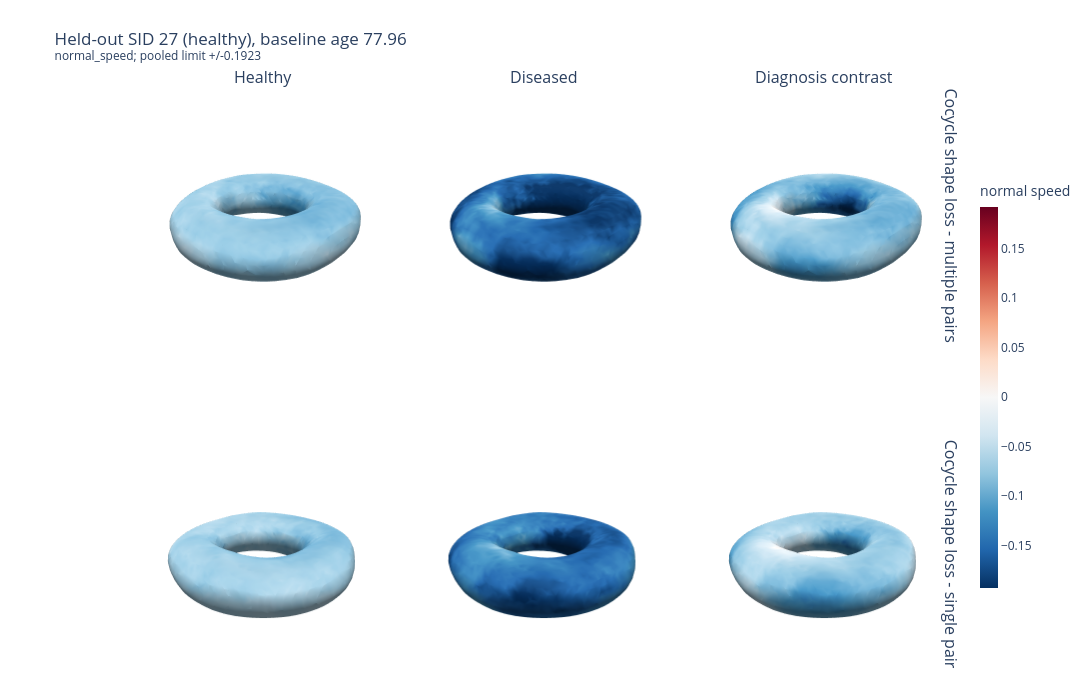
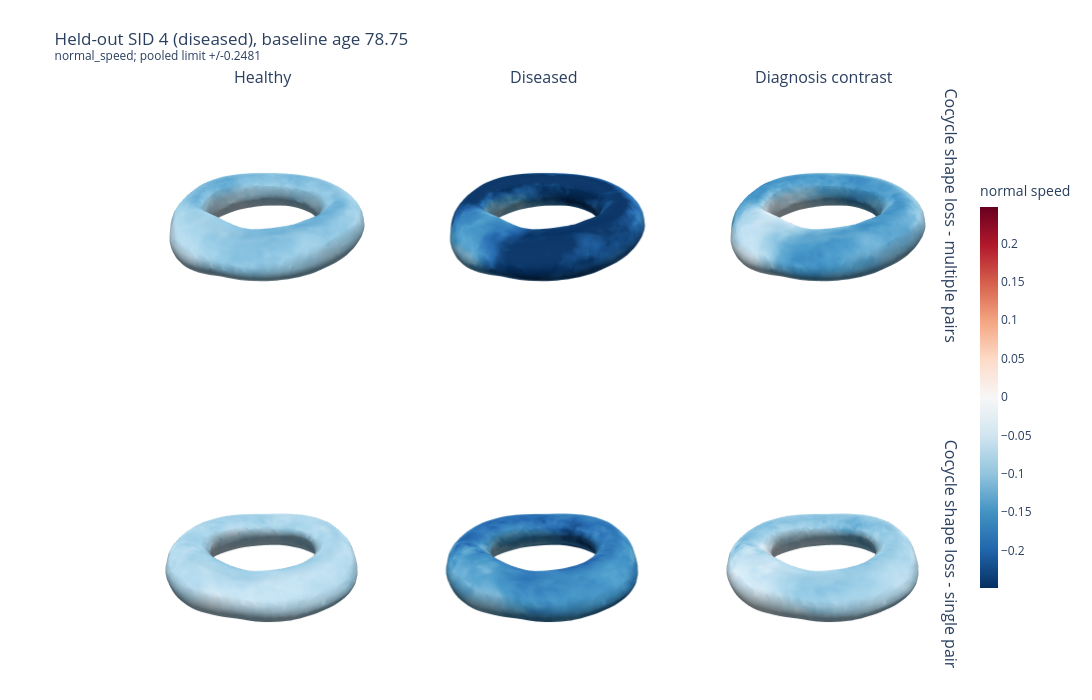

Write notebook code for charts like these, in order.
### Code cell
HELDOUT = {}
if RUN_HELDOUT_ANALYSIS:
    for sid in (HEALTHY_SID, DISEASED_SID):
        baseline = RECORDS[sid][0]
        HELDOUT[sid] = {}
        for model_name, model in MODELS.items():
            print("Fitting", model["label"], "| SID", sid)
            anchor, history = infer_test_anchor(model, baseline)
            geometry = surface_geometry(model["decoder"], anchor)
            motions = conditioned_motion(
                model, anchor, time_value=baseline["time"]
            )
            maps = {
                map_name: surface_motion_map(
                    model,
                    geometry,
                    anchor,
                    motions[map_name]["velocity"],
                    motions[map_name]["z_step"],
                )
                for map_name in MAP_NAMES
            }
            HELDOUT[sid][model_name] = {
                "baseline": baseline,
                "anchor": anchor,
                "loss_history": history,
                "geometry": geometry,
                "maps": maps,
            }


def heldout_surface_figure(sid, value_key="normal_speed"):
    arrays = [
        HELDOUT[sid][model_name]["maps"][map_name][value_key]
        for model_name in MODELS
        for map_name in MAP_NAMES
    ]
    limit = robust_symmetric_limit(arrays)
    baseline = HELDOUT[sid][next(iter(MODELS))]["baseline"]
    fig = make_subplots(
        rows=len(MODELS),
        cols=len(MAP_NAMES),
        specs=[[{"type": "scene"}] * len(MAP_NAMES) for _ in MODELS],
        row_titles=[MODELS[name]["label"] for name in MODELS],
        column_titles=["Healthy", "Diseased", "Diagnosis contrast"],
    )
    for row, model_name in enumerate(MODELS, start=1):
        item = HELDOUT[sid][model_name]
        for col, map_name in enumerate(MAP_NAMES, start=1):
            fig.add_trace(
                mesh_surface_trace(
                    item["geometry"]["mesh"],
                    item["maps"][map_name][value_key],
                    -limit,
                    limit,
                    show_colorbar=(row == 1 and col == len(MAP_NAMES)),
                    title=value_key.replace("_", " "),
                ),
                row=row,
                col=col,
            )
    for scene_name in [key for key in fig.layout if str(key).startswith("scene")]:
        fig.layout[scene_name].update(
            aspectmode="data",
            xaxis_visible=False,
            yaxis_visible=False,
            zaxis_visible=False,
            camera=dict(eye=dict(x=1.55, y=1.55, z=1.05)),
        )
    status = "diseased" if baseline["diagnosis"] else "healthy"
    fig.update_layout(
        title=(
            f"Held-out SID {sid} ({status}), baseline age {baseline['age']:.2f}"
            f"<br><sup>{value_key}; pooled limit +/-{limit:.4g}</sup>"
        ),
        width=1120,
        height=350 * len(MODELS),
        margin=dict(l=150, r=30, t=90, b=20),
    )
    return fig


if RUN_HELDOUT_ANALYSIS:
    heldout_surface_figure(HEALTHY_SID).show()
    heldout_surface_figure(DISEASED_SID).show()
else:
    print("Held-out fitting skipped.")

### Figure 1 — Plotly figure (JSON) as saved in the notebook; plotly's stock layout.template omitted (floating-point values rounded to 4 significant figures; data arrays with more than 128 entries replaced by an {"elided": "..."} marker saying what was removed)
{"data": [{"cmax": 0.1923, "cmin": -0.1923, "colorbar": {"len": 0.72, "thickness": 18, "title": {"text": "normal speed"}}, "colorscale": [[0, "rgb(5,48,97)"], [0.1, "rgb(33,102,172)"], [0.2, "rgb(67,147,195)"], [0.3, "rgb(146,197,222)"], [0.4, "rgb(209,229,240)"], [0.5, "rgb(247,247,247)"], [0.6, "rgb(253,219,199)"], [0.7, "rgb(244,165,130)"], [0.8, "rgb(214,96,77)"], [0.9, "rgb(178,24,43)"], [1, "rgb(103,0,31)"]], "flatshading": false, "hovertemplate": "value=%{intensity:.5g}<extra></extra>", "i": {"elided": "9924 int values"}, "intensity": {"elided": "4962 float values"}, "intensitymode": "vertex", "j": {"elided": "9924 int values"}, "k": {"elided": "9924 int values"}, "lighting": {"ambient": 0.45, "diffuse": 0.75, "roughness": 0.65, "specular": 0.25}, "lightposition": {"x": 100, "y": 150, "z": 200}, "scene": "scene", "showscale": false, "type": "mesh3d", "x": {"elided": "4962 float values"}, "y": {"elided": "4962 float values"}, "z": {"elided": "4962 float values"}}, {"cmax": 0.1923, "cmin": -0.1923, "colorbar": {"len": 0.72, "thickness": 18, "title": {"text": "normal speed"}}, "colorscale": [[0, "rgb(5,48,97)"], [0.1, "rgb(33,102,172)"], [0.2, "rgb(67,147,195)"], [0.3, "rgb(146,197,222)"], [0.4, "rgb(209,229,240)"], [0.5, "rgb(247,247,247)"], [0.6, "rgb(253,219,199)"], [0.7, "rgb(244,165,130)"], [0.8, "rgb(214,96,77)"], [0.9, "rgb(178,24,43)"], [1, "rgb(103,0,31)"]], "flatshading": false, "hovertemplate": "value=%{intensity:.5g}<extra></extra>", "i": {"elided": "9924 int values"}, "intensity": {"elided": "4962 float values"}, "intensitymode": "vertex", "j": {"elided": "9924 int values"}, "k": {"elided": "9924 int values"}, "lighting": {"ambient": 0.45, "diffuse": 0.75, "roughness": 0.65, "specular": 0.25}, "lightposition": {"x": 100, "y": 150, "z": 200}, "scene": "scene2", "showscale": false, "type": "mesh3d", "x": {"elided": "4962 float values"}, "y": {"elided": "4962 float values"}, "z": {"elided": "4962 float values"}}, {"cmax": 0.1923, "cmin": -0.1923, "colorbar": {"len": 0.72, "thickness": 18, "title": {"text": "normal speed"}}, "colorscale": [[0, "rgb(5,48,97)"], [0.1, "rgb(33,102,172)"], [0.2, "rgb(67,147,195)"], [0.3, "rgb(146,197,222)"], [0.4, "rgb(209,229,240)"], [0.5, "rgb(247,247,247)"], [0.6, "rgb(253,219,199)"], [0.7, "rgb(244,165,130)"], [0.8, "rgb(214,96,77)"], [0.9, "rgb(178,24,43)"], [1, "rgb(103,0,31)"]], "flatshading": false, "hovertemplate": "value=%{intensity:.5g}<extra></extra>", "i": {"elided": "9924 int values"}, "intensity": {"elided": "4962 float values"}, "intensitymode": "vertex", "j": {"elided": "9924 int values"}, "k": {"elided": "9924 int values"}, "lighting": {"ambient": 0.45, "diffuse": 0.75, "roughness": 0.65, "specular": 0.25}, "lightposition": {"x": 100, "y": 150, "z": 200}, "scene": "scene3", "showscale": true, "type": "mesh3d", "x": {"elided": "4962 float values"}, "y": {"elided": "4962 float values"}, "z": {"elided": "4962 float values"}}, {"cmax": 0.1923, "cmin": -0.1923, "colorbar": {"len": 0.72, "thickness": 18, "title": {"text": "normal speed"}}, "colorscale": [[0, "rgb(5,48,97)"], [0.1, "rgb(33,102,172)"], [0.2, "rgb(67,147,195)"], [0.3, "rgb(146,197,222)"], [0.4, "rgb(209,229,240)"], [0.5, "rgb(247,247,247)"], [0.6, "rgb(253,219,199)"], [0.7, "rgb(244,165,130)"], [0.8, "rgb(214,96,77)"], [0.9, "rgb(178,24,43)"], [1, "rgb(103,0,31)"]], "flatshading": false, "hovertemplate": "value=%{intensity:.5g}<extra></extra>", "i": {"elided": "10076 int values"}, "intensity": {"elided": "5038 float values"}, "intensitymode": "vertex", "j": {"elided": "10076 int values"}, "k": {"elided": "10076 int values"}, "lighting": {"ambient": 0.45, "diffuse": 0.75, "roughness": 0.65, "specular": 0.25}, "lightposition": {"x": 100, "y": 150, "z": 200}, "scene": "scene4", "showscale": false, "type": "mesh3d", "x": {"elided": "5038 float values"}, "y": {"elided": "5038 float values"}, "z": {"elided": "5038 float values"}}, {"cmax": 0.1923, "cmin": -0.1923, "colorbar": {"len": 0.72, "thickness": 18, "title": {"text": "normal speed"}}, "colorscale": [[0, "rgb(5,48,97)"], [0.1, "rgb(33,102,172)"], [0.2, "rgb(67,147,195)"], [0.3, "rgb(146,197,222)"], [0.4, "rgb(209,229,240)"], [0.5, "rgb(247,247,247)"], [0.6, "rgb(253,219,199)"], [0.7, "rgb(244,165,130)"], [0.8, "rgb(214,96,77)"], [0.9, "rgb(178,24,43)"], [1, "rgb(103,0,31)"]], "flatshading": false, "hovertemplate": "value=%{intensity:.5g}<extra></extra>", "i": {"elided": "10076 int values"}, "intensity": {"elided": "5038 float values"}, "intensitymode": "vertex", "j": {"elided": "10076 int values"}, "k": {"elided": "10076 int values"}, "lighting": {"ambient": 0.45, "diffuse": 0.75, "roughness": 0.65, "specular": 0.25}, "lightposition": {"x": 100, "y": 150, "z": 200}, "scene": "scene5", "showscale": false, "type": "mesh3d", "x": {"elided": "5038 float values"}, "y": {"elided": "5038 float values"}, "z": {"elided": "5038 float values"}}, {"cmax": 0.1923, "cmin": -0.1923, "colorbar": {"len": 0.72, "thickness": 18, "title": {"text": "normal speed"}}, "colorscale": [[0, "rgb(5,48,97)"], [0.1, "rgb(33,102,172)"], [0.2, "rgb(67,147,195)"], [0.3, "rgb(146,197,222)"], [0.4, "rgb(209,229,240)"], [0.5, "rgb(247,247,247)"], [0.6, "rgb(253,219,199)"], [0.7, "rgb(244,165,130)"], [0.8, "rgb(214,96,77)"], [0.9, "rgb(178,24,43)"], [1, "rgb(103,0,31)"]], "flatshading": false, "hovertemplate": "value=%{intensity:.5g}<extra></extra>", "i": {"elided": "10076 int values"}, "intensity": {"elided": "5038 float values"}, "intensitymode": "vertex", "j": {"elided": "10076 int values"}, "k": {"elided": "10076 int values"}, "lighting": {"ambient": 0.45, "diffuse": 0.75, "roughness": 0.65, "specular": 0.25}, "lightposition": {"x": 100, "y": 150, "z": 200}, "scene": "scene6", "showscale": false, "type": "mesh3d", "x": {"elided": "5038 float values"}, "y": {"elided": "5038 float values"}, "z": {"elided": "5038 float values"}}], "layout": {"annotations": [{"font": {"size": 16}, "showarrow": false, "text": "Healthy", "x": 0.1411, "xanchor": "center", "xref": "paper", "y": 1, "yanchor": "bottom", "yref": "paper"}, {"font": {"size": 16}, "showarrow": false, "text": "Diseased", "x": 0.49, "xanchor": "center", "xref": "paper", "y": 1, "yanchor": "bottom", "yref": "paper"}, {"font": {"size": 16}, "showarrow": false, "text": "Diagnosis contrast", "x": 0.8389, "xanchor": "center", "xref": "paper", "y": 1, "yanchor": "bottom", "yref": "paper"}, {"font": {"size": 16}, "showarrow": false, "text": "Cocycle shape loss - multiple pairs", "textangle": 90, "x": 0.98, "xanchor": "left", "xref": "paper", "y": 0.7875, "yanchor": "middle", "yref": "paper"}, {"font": {"size": 16}, "showarrow": false, "text": "Cocycle shape loss - single pair", "textangle": 90, "x": 0.98, "xanchor": "left", "xref": "paper", "y": 0.2125, "yanchor": "middle", "yref": "paper"}], "height": 700, "margin": {"b": 20, "l": 150, "r": 30, "t": 90}, "scene": {"aspectmode": "data", "camera": {"eye": {"x": 1.55, "y": 1.55, "z": 1.05}}, "domain": {"x": [0, 0.2822], "y": [0.575, 1]}, "xaxis": {"visible": false}, "yaxis": {"visible": false}, "zaxis": {"visible": false}}, "scene2": {"aspectmode": "data", "camera": {"eye": {"x": 1.55, "y": 1.55, "z": 1.05}}, "domain": {"x": [0.3489, 0.6311], "y": [0.575, 1]}, "xaxis": {"visible": false}, "yaxis": {"visible": false}, "zaxis": {"visible": false}}, "scene3": {"aspectmode": "data", "camera": {"eye": {"x": 1.55, "y": 1.55, "z": 1.05}}, "domain": {"x": [0.6978, 0.98], "y": [0.575, 1]}, "xaxis": {"visible": false}, "yaxis": {"visible": false}, "zaxis": {"visible": false}}, "scene4": {"aspectmode": "data", "camera": {"eye": {"x": 1.55, "y": 1.55, "z": 1.05}}, "domain": {"x": [0, 0.2822], "y": [0, 0.425]}, "xaxis": {"visible": false}, "yaxis": {"visible": false}, "zaxis": {"visible": false}}, "scene5": {"aspectmode": "data", "camera": {"eye": {"x": 1.55, "y": 1.55, "z": 1.05}}, "domain": {"x": [0.3489, 0.6311], "y": [0, 0.425]}, "xaxis": {"visible": false}, "yaxis": {"visible": false}, "zaxis": {"visible": false}}, "scene6": {"aspectmode": "data", "camera": {"eye": {"x": 1.55, "y": 1.55, "z": 1.05}}, "domain": {"x": [0.6978, 0.98], "y": [0, 0.425]}, "xaxis": {"visible": false}, "yaxis": {"visible": false}, "zaxis": {"visible": false}}, "title": {"text": "Held-out SID 27 (healthy), baseline age 77.96<br><sup>normal_speed; pooled limit +/-0.1923</sup>"}, "width": 1120}}

### Figure 2 — Plotly figure (JSON) as saved in the notebook; plotly's stock layout.template omitted (floating-point values rounded to 4 significant figures; data arrays with more than 128 entries replaced by an {"elided": "..."} marker saying what was removed)
{"data": [{"cmax": 0.2481, "cmin": -0.2481, "colorbar": {"len": 0.72, "thickness": 18, "title": {"text": "normal speed"}}, "colorscale": [[0, "rgb(5,48,97)"], [0.1, "rgb(33,102,172)"], [0.2, "rgb(67,147,195)"], [0.3, "rgb(146,197,222)"], [0.4, "rgb(209,229,240)"], [0.5, "rgb(247,247,247)"], [0.6, "rgb(253,219,199)"], [0.7, "rgb(244,165,130)"], [0.8, "rgb(214,96,77)"], [0.9, "rgb(178,24,43)"], [1, "rgb(103,0,31)"]], "flatshading": false, "hovertemplate": "value=%{intensity:.5g}<extra></extra>", "i": {"elided": "9084 int values"}, "intensity": {"elided": "4542 float values"}, "intensitymode": "vertex", "j": {"elided": "9084 int values"}, "k": {"elided": "9084 int values"}, "lighting": {"ambient": 0.45, "diffuse": 0.75, "roughness": 0.65, "specular": 0.25}, "lightposition": {"x": 100, "y": 150, "z": 200}, "scene": "scene", "showscale": false, "type": "mesh3d", "x": {"elided": "4542 float values"}, "y": {"elided": "4542 float values"}, "z": {"elided": "4542 float values"}}, {"cmax": 0.2481, "cmin": -0.2481, "colorbar": {"len": 0.72, "thickness": 18, "title": {"text": "normal speed"}}, "colorscale": [[0, "rgb(5,48,97)"], [0.1, "rgb(33,102,172)"], [0.2, "rgb(67,147,195)"], [0.3, "rgb(146,197,222)"], [0.4, "rgb(209,229,240)"], [0.5, "rgb(247,247,247)"], [0.6, "rgb(253,219,199)"], [0.7, "rgb(244,165,130)"], [0.8, "rgb(214,96,77)"], [0.9, "rgb(178,24,43)"], [1, "rgb(103,0,31)"]], "flatshading": false, "hovertemplate": "value=%{intensity:.5g}<extra></extra>", "i": {"elided": "9084 int values"}, "intensity": {"elided": "4542 float values"}, "intensitymode": "vertex", "j": {"elided": "9084 int values"}, "k": {"elided": "9084 int values"}, "lighting": {"ambient": 0.45, "diffuse": 0.75, "roughness": 0.65, "specular": 0.25}, "lightposition": {"x": 100, "y": 150, "z": 200}, "scene": "scene2", "showscale": false, "type": "mesh3d", "x": {"elided": "4542 float values"}, "y": {"elided": "4542 float values"}, "z": {"elided": "4542 float values"}}, {"cmax": 0.2481, "cmin": -0.2481, "colorbar": {"len": 0.72, "thickness": 18, "title": {"text": "normal speed"}}, "colorscale": [[0, "rgb(5,48,97)"], [0.1, "rgb(33,102,172)"], [0.2, "rgb(67,147,195)"], [0.3, "rgb(146,197,222)"], [0.4, "rgb(209,229,240)"], [0.5, "rgb(247,247,247)"], [0.6, "rgb(253,219,199)"], [0.7, "rgb(244,165,130)"], [0.8, "rgb(214,96,77)"], [0.9, "rgb(178,24,43)"], [1, "rgb(103,0,31)"]], "flatshading": false, "hovertemplate": "value=%{intensity:.5g}<extra></extra>", "i": {"elided": "9084 int values"}, "intensity": {"elided": "4542 float values"}, "intensitymode": "vertex", "j": {"elided": "9084 int values"}, "k": {"elided": "9084 int values"}, "lighting": {"ambient": 0.45, "diffuse": 0.75, "roughness": 0.65, "specular": 0.25}, "lightposition": {"x": 100, "y": 150, "z": 200}, "scene": "scene3", "showscale": true, "type": "mesh3d", "x": {"elided": "4542 float values"}, "y": {"elided": "4542 float values"}, "z": {"elided": "4542 float values"}}, {"cmax": 0.2481, "cmin": -0.2481, "colorbar": {"len": 0.72, "thickness": 18, "title": {"text": "normal speed"}}, "colorscale": [[0, "rgb(5,48,97)"], [0.1, "rgb(33,102,172)"], [0.2, "rgb(67,147,195)"], [0.3, "rgb(146,197,222)"], [0.4, "rgb(209,229,240)"], [0.5, "rgb(247,247,247)"], [0.6, "rgb(253,219,199)"], [0.7, "rgb(244,165,130)"], [0.8, "rgb(214,96,77)"], [0.9, "rgb(178,24,43)"], [1, "rgb(103,0,31)"]], "flatshading": false, "hovertemplate": "value=%{intensity:.5g}<extra></extra>", "i": {"elided": "9036 int values"}, "intensity": {"elided": "4518 float values"}, "intensitymode": "vertex", "j": {"elided": "9036 int values"}, "k": {"elided": "9036 int values"}, "lighting": {"ambient": 0.45, "diffuse": 0.75, "roughness": 0.65, "specular": 0.25}, "lightposition": {"x": 100, "y": 150, "z": 200}, "scene": "scene4", "showscale": false, "type": "mesh3d", "x": {"elided": "4518 float values"}, "y": {"elided": "4518 float values"}, "z": {"elided": "4518 float values"}}, {"cmax": 0.2481, "cmin": -0.2481, "colorbar": {"len": 0.72, "thickness": 18, "title": {"text": "normal speed"}}, "colorscale": [[0, "rgb(5,48,97)"], [0.1, "rgb(33,102,172)"], [0.2, "rgb(67,147,195)"], [0.3, "rgb(146,197,222)"], [0.4, "rgb(209,229,240)"], [0.5, "rgb(247,247,247)"], [0.6, "rgb(253,219,199)"], [0.7, "rgb(244,165,130)"], [0.8, "rgb(214,96,77)"], [0.9, "rgb(178,24,43)"], [1, "rgb(103,0,31)"]], "flatshading": false, "hovertemplate": "value=%{intensity:.5g}<extra></extra>", "i": {"elided": "9036 int values"}, "intensity": {"elided": "4518 float values"}, "intensitymode": "vertex", "j": {"elided": "9036 int values"}, "k": {"elided": "9036 int values"}, "lighting": {"ambient": 0.45, "diffuse": 0.75, "roughness": 0.65, "specular": 0.25}, "lightposition": {"x": 100, "y": 150, "z": 200}, "scene": "scene5", "showscale": false, "type": "mesh3d", "x": {"elided": "4518 float values"}, "y": {"elided": "4518 float values"}, "z": {"elided": "4518 float values"}}, {"cmax": 0.2481, "cmin": -0.2481, "colorbar": {"len": 0.72, "thickness": 18, "title": {"text": "normal speed"}}, "colorscale": [[0, "rgb(5,48,97)"], [0.1, "rgb(33,102,172)"], [0.2, "rgb(67,147,195)"], [0.3, "rgb(146,197,222)"], [0.4, "rgb(209,229,240)"], [0.5, "rgb(247,247,247)"], [0.6, "rgb(253,219,199)"], [0.7, "rgb(244,165,130)"], [0.8, "rgb(214,96,77)"], [0.9, "rgb(178,24,43)"], [1, "rgb(103,0,31)"]], "flatshading": false, "hovertemplate": "value=%{intensity:.5g}<extra></extra>", "i": {"elided": "9036 int values"}, "intensity": {"elided": "4518 float values"}, "intensitymode": "vertex", "j": {"elided": "9036 int values"}, "k": {"elided": "9036 int values"}, "lighting": {"ambient": 0.45, "diffuse": 0.75, "roughness": 0.65, "specular": 0.25}, "lightposition": {"x": 100, "y": 150, "z": 200}, "scene": "scene6", "showscale": false, "type": "mesh3d", "x": {"elided": "4518 float values"}, "y": {"elided": "4518 float values"}, "z": {"elided": "4518 float values"}}], "layout": {"annotations": [{"font": {"size": 16}, "showarrow": false, "text": "Healthy", "x": 0.1411, "xanchor": "center", "xref": "paper", "y": 1, "yanchor": "bottom", "yref": "paper"}, {"font": {"size": 16}, "showarrow": false, "text": "Diseased", "x": 0.49, "xanchor": "center", "xref": "paper", "y": 1, "yanchor": "bottom", "yref": "paper"}, {"font": {"size": 16}, "showarrow": false, "text": "Diagnosis contrast", "x": 0.8389, "xanchor": "center", "xref": "paper", "y": 1, "yanchor": "bottom", "yref": "paper"}, {"font": {"size": 16}, "showarrow": false, "text": "Cocycle shape loss - multiple pairs", "textangle": 90, "x": 0.98, "xanchor": "left", "xref": "paper", "y": 0.7875, "yanchor": "middle", "yref": "paper"}, {"font": {"size": 16}, "showarrow": false, "text": "Cocycle shape loss - single pair", "textangle": 90, "x": 0.98, "xanchor": "left", "xref": "paper", "y": 0.2125, "yanchor": "middle", "yref": "paper"}], "height": 700, "margin": {"b": 20, "l": 150, "r": 30, "t": 90}, "scene": {"aspectmode": "data", "camera": {"eye": {"x": 1.55, "y": 1.55, "z": 1.05}}, "domain": {"x": [0, 0.2822], "y": [0.575, 1]}, "xaxis": {"visible": false}, "yaxis": {"visible": false}, "zaxis": {"visible": false}}, "scene2": {"aspectmode": "data", "camera": {"eye": {"x": 1.55, "y": 1.55, "z": 1.05}}, "domain": {"x": [0.3489, 0.6311], "y": [0.575, 1]}, "xaxis": {"visible": false}, "yaxis": {"visible": false}, "zaxis": {"visible": false}}, "scene3": {"aspectmode": "data", "camera": {"eye": {"x": 1.55, "y": 1.55, "z": 1.05}}, "domain": {"x": [0.6978, 0.98], "y": [0.575, 1]}, "xaxis": {"visible": false}, "yaxis": {"visible": false}, "zaxis": {"visible": false}}, "scene4": {"aspectmode": "data", "camera": {"eye": {"x": 1.55, "y": 1.55, "z": 1.05}}, "domain": {"x": [0, 0.2822], "y": [0, 0.425]}, "xaxis": {"visible": false}, "yaxis": {"visible": false}, "zaxis": {"visible": false}}, "scene5": {"aspectmode": "data", "camera": {"eye": {"x": 1.55, "y": 1.55, "z": 1.05}}, "domain": {"x": [0.3489, 0.6311], "y": [0, 0.425]}, "xaxis": {"visible": false}, "yaxis": {"visible": false}, "zaxis": {"visible": false}}, "scene6": {"aspectmode": "data", "camera": {"eye": {"x": 1.55, "y": 1.55, "z": 1.05}}, "domain": {"x": [0.6978, 0.98], "y": [0, 0.425]}, "xaxis": {"visible": false}, "yaxis": {"visible": false}, "zaxis": {"visible": false}}, "title": {"text": "Held-out SID 4 (diseased), baseline age 78.75<br><sup>normal_speed; pooled limit +/-0.2481</sup>"}, "width": 1120}}
